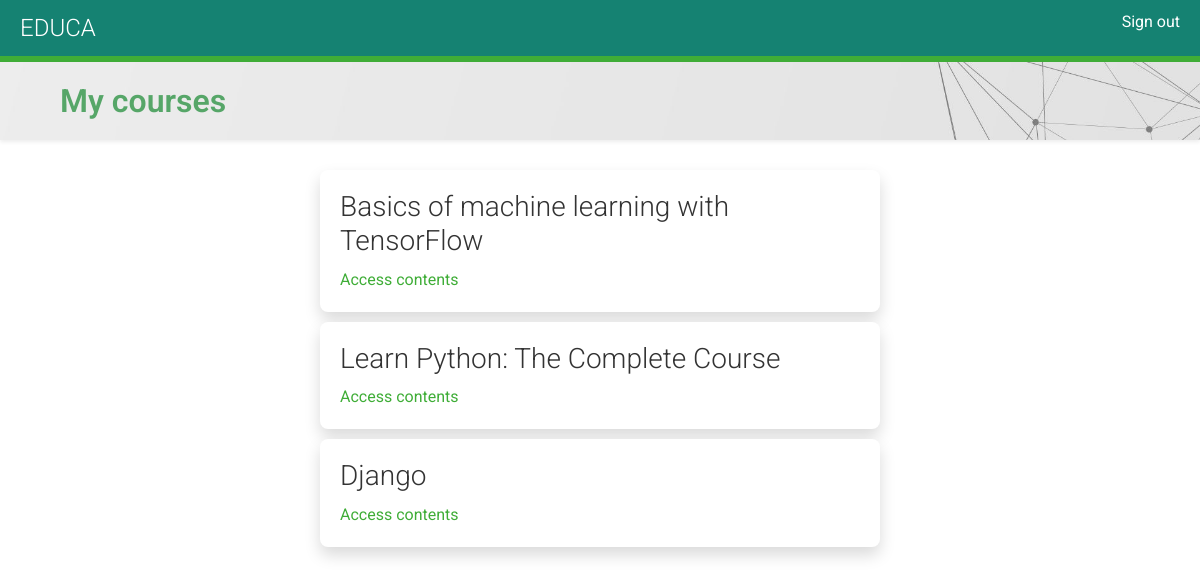
The app's page /students/courses/ (signed in) with its own data.
### courses/models.py (models this page shows, shortened)
class Course(models.Model):
    owner = models.ForeignKey(User,
                              related_name='courses_created',
                              on_delete=models.CASCADE)
    subject = models.ForeignKey(Subject,
                                related_name='courses',
                                on_delete=models.CASCADE)
    title = models.CharField(max_length=200)
    slug = models.SlugField(max_length=200, unique=True)
    overview = models.TextField()
    created = models.DateTimeField(auto_now_add=True)
    students = models.ManyToManyField(User,
                                      related_name='courses_joined',
                                      blank=True)
    class Meta:
        ordering = ['-created']

### students/views.py (the view)
class StudentCourseListView(LoginRequiredMixin, ListView):
    model = Course
    template_name = 'students/course/list.html'
    def get_queryset(self):
        qs = super().get_queryset()
        return qs.filter(students__in=[self.request.user])

### students/templates/students/course/list.html (shortened to what this page needs)
{% extends "base.html" %}
{% block content %}
  <h2 class="shadow-sm ">My courses</h2>
  <div class="row">
  <div class="module col-4 mx-auto">
    {% for course in object_list %}
      <div class="course-info shadow border-0 rounded-3 bg-white w-100">
        <h3>{{ course.title }}</h3>
        <p><a href="{% url "student_course_detail" course.id %}">
        Access contents</a></p>
      </div>
    {% empty %}
      <p class="m-5 w-100 d-flex">
        You are not enrolled in any courses yet.
        <a href="{% url "course_list" %}">Browse courses</a>
        to enroll on a course.
      </p>
    {% endfor %}
  </div>
</div>
{% endblock %}

### courses/static/css/base.css (style rules this page uses)
body { margin: 0; font-family: "Roboto", sans-serif; font-weight: 400; color: #333; min-height: fit-content; }
a { color: #3fad37; text-decoration: none; }
h2, h2, h3, h4, h5, h6 { font-family: "Roboto", sans-serif; font-weight: 300; }
.row { margin: 0px !important; }
h2 { background-image: url("/static/bg.png") !important; background-size: cover; width: 100%; overflow: auto; padding: 20px 0 20px 60px; margin: 0; margin-bottom: 20px; font-weight: 550; color: #56a668; }
.module { padding: 10px 20px; float: left; width: 600px; }
.module h3 { margin: 20px 0 0; padding: 0; width: 100%; }
.module p { margin: 10px 0 20px; width: 100%; float: left; }
.course-info { border: 1px solid #ccc; padding: 0 20px; margin-bottom: 10px; width: 400px; overflow: auto; }
.course-info a { margin-right: 10px; }

### records on screen
Course: title "Basics of machine learning with TensorFlow"
Course: title "Learn Python: The Complete Course"
Course: title "Django"
